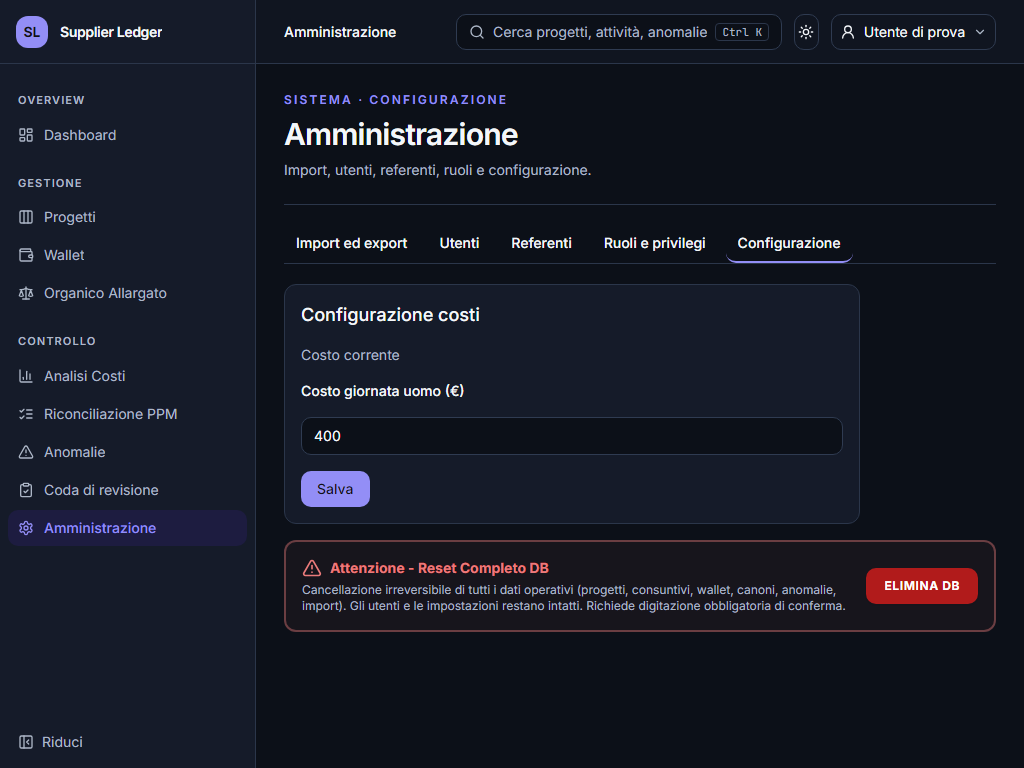
#> input picture outputs/visual-review/sol-final/admin-Configurazione-dark-1024.png, 1024 x 768 px; its folder holds 4 pictures in this run
$ python catalog.py
#> lines starting #> are read from the running program, lines starting #| are printed output that depends on the picture
"""Build a browseable catalog and contact sheets from actual Chromium PNGs.
Run from frontend/: python e2e/sol/catalog.py (requires Pillow for sheets).
"""
from pathlib import Path
import hashlib, json, html
from PIL import Image, ImageDraw
root=Path(__file__).resolve().parents[3]/'outputs'/'visual-review'/'sol-final'
sheets=root/'review-sheets';sheets.mkdir(exist_ok=True)
routes=['dashboard','progetti','wallet','organico','costi','riconciliazione','anomalie','revisione','amministrazione']
main_names=set()
groups={}
for route in routes:
 names=[f'{route}-{suffix}.png' for suffix in ['dark-1920x1080','dark-1600x900','dark-1440x900','dark-1366x768','dark-1024x768','light-1440x900']]
 groups[route]=names;main_names.update(names)
others=sorted(p.name for p in root.glob('*.png') if p.name not in main_names)
for offset in range(0,len(others),4):groups[f'details-{offset//4+1:02}']=others[offset:offset+4]
for group,names in groups.items():
 cols=2;cell_width=800;cell_height=536;rows=(len(names)+cols-1)//cols
 sheet=Image.new('RGB',(cols*cell_width,rows*cell_height),'#e2e8f0');draw=ImageDraw.Draw(sheet)
#> after `sheet = Image.new('RGB', (cols * cell_width, rows * cell_height), '#e2`:
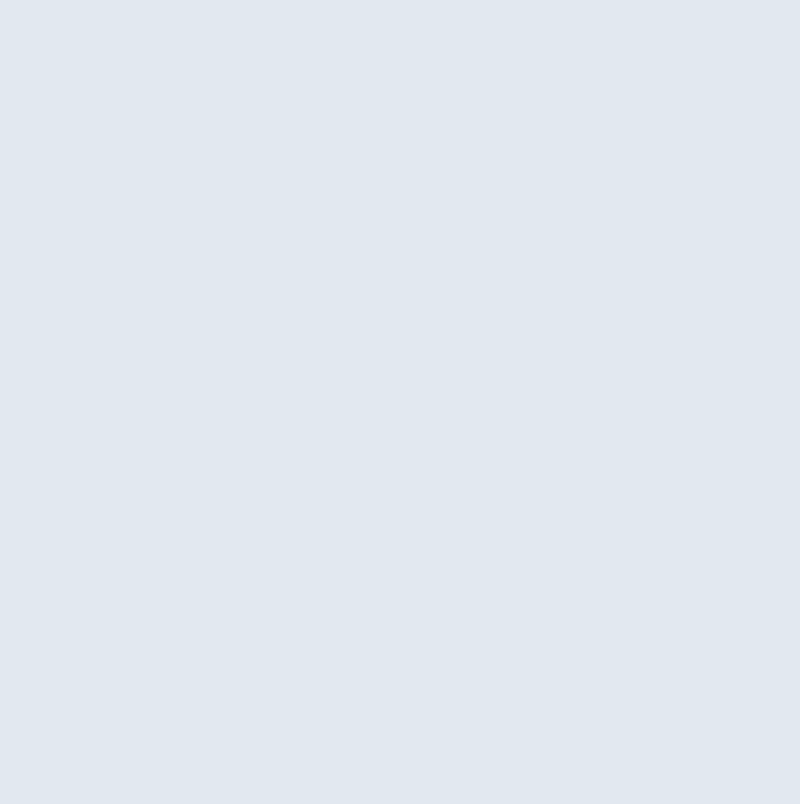
#> sheet: PIL image 1600x1608 RGB (shown at 1/2 size); mean R, G, B 226, 232, 240
 for index,name in enumerate(names):
  path=root/name
  if not path.exists():continue
  image=Image.open(path).convert('RGB');image.thumbnail((cell_width,500))
  x=index%cols*cell_width;y=index//cols*cell_height
  sheet.paste(image,(x,y+32));draw.text((x+8,y+8),name,fill='#0f172a')
 sheet.save(sheets/f'{group}.png')
manifest=[]
#> manifest = []
for path in sorted(root.glob('*.png')):
 with Image.open(path) as image:size=list(image.size)
#> image is the input picture: PIL image 1024x768 RGB; mean R, G, B 23.1, 26.4, 37.8
#> size = [1024, 768]
 manifest.append({'file':path.name,'dimensions':size,'sha256':hashlib.sha256(path.read_bytes()).hexdigest(),'mtime':path.stat().st_mtime})
(root/'screenshot-manifest.json').write_text(json.dumps(manifest,indent=2),encoding='utf-8')
items=''.join(f'<article><a href="{html.escape(item["file"])}"><img loading="lazy" src="{html.escape(item["file"])}" alt="{html.escape(item["file"])}"><p>{html.escape(item["file"])}</p></a></article>' for item in manifest)
(root/'index.html').write_text('<!doctype html><html lang="it"><meta charset="utf-8"><title>SupplyHub - evidenze Chromium</title><style>body{font:15px system-ui;background:#0c1018;color:#f4f7fb;margin:24px}main{display:grid;grid-template-columns:repeat(auto-fit,minmax(420px,1fr));gap:20px}article{padding:12px;border:1px solid #344055;border-radius:12px;background:#151b29}img{width:100%;height:auto}a{color:#c4b5fd;text-decoration:none}p{overflow-wrap:anywhere}</style><h1>SupplyHub - evidenze Chromium</h1><p>Screenshot dell\'app realmente renderizzata con fixture isolate. I dati dimostrativi non rappresentano il database reale. Clicca per aprire l\'originale.</p><main>'+items+'</main></html>',encoding='utf-8')
(root/'SCREENSHOTS.md').write_text('# Screenshot Chromium\n\nDati di test isolati; file originali senza immagini generate.\n\n'+'\n'.join(f'- [{item["file"]}](<{item["file"]}>) - {item["dimensions"][0]} x {item["dimensions"][1]}' for item in manifest)+'\n',encoding='utf-8')
print(json.dumps({'screenshots':len(manifest),'sheets':len(groups)}))
